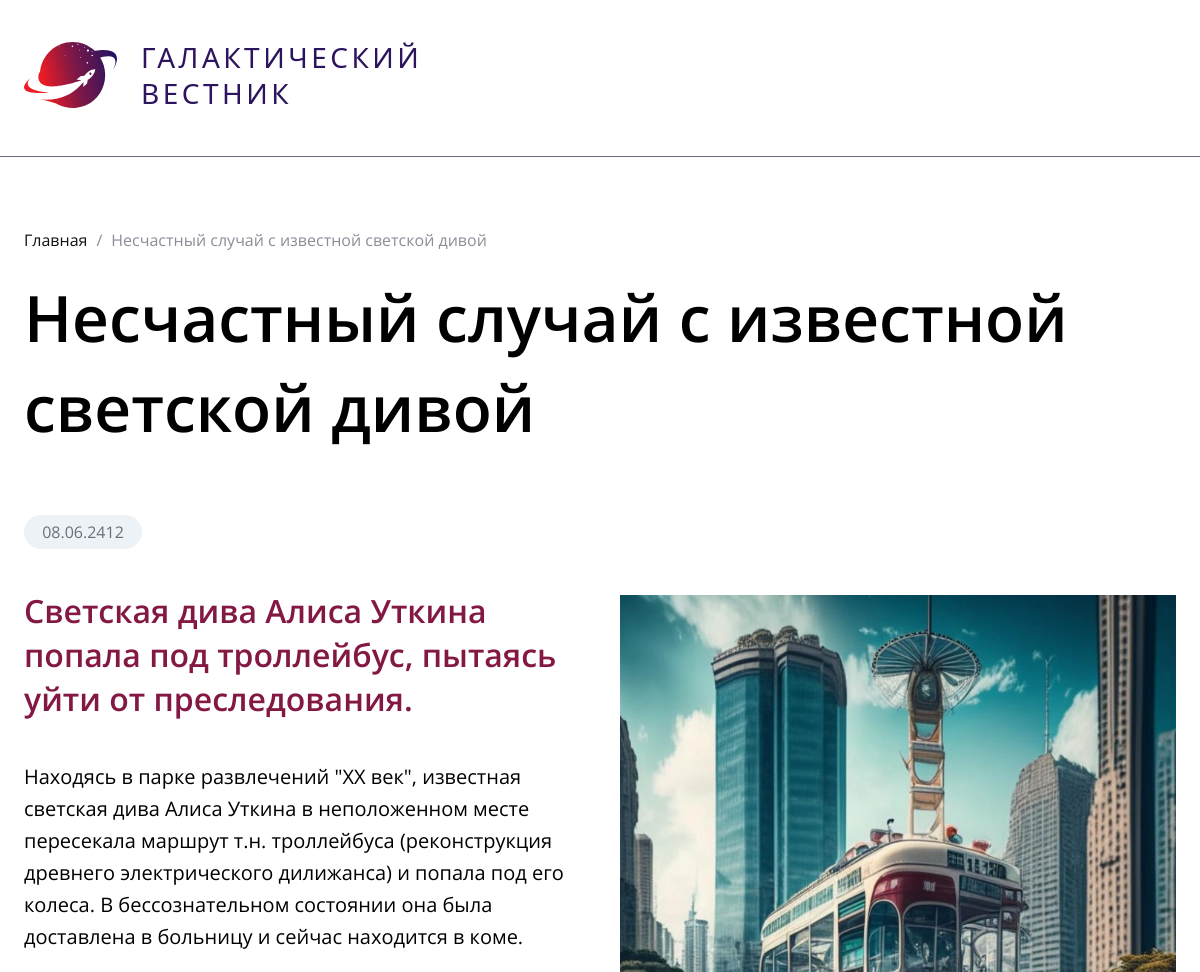
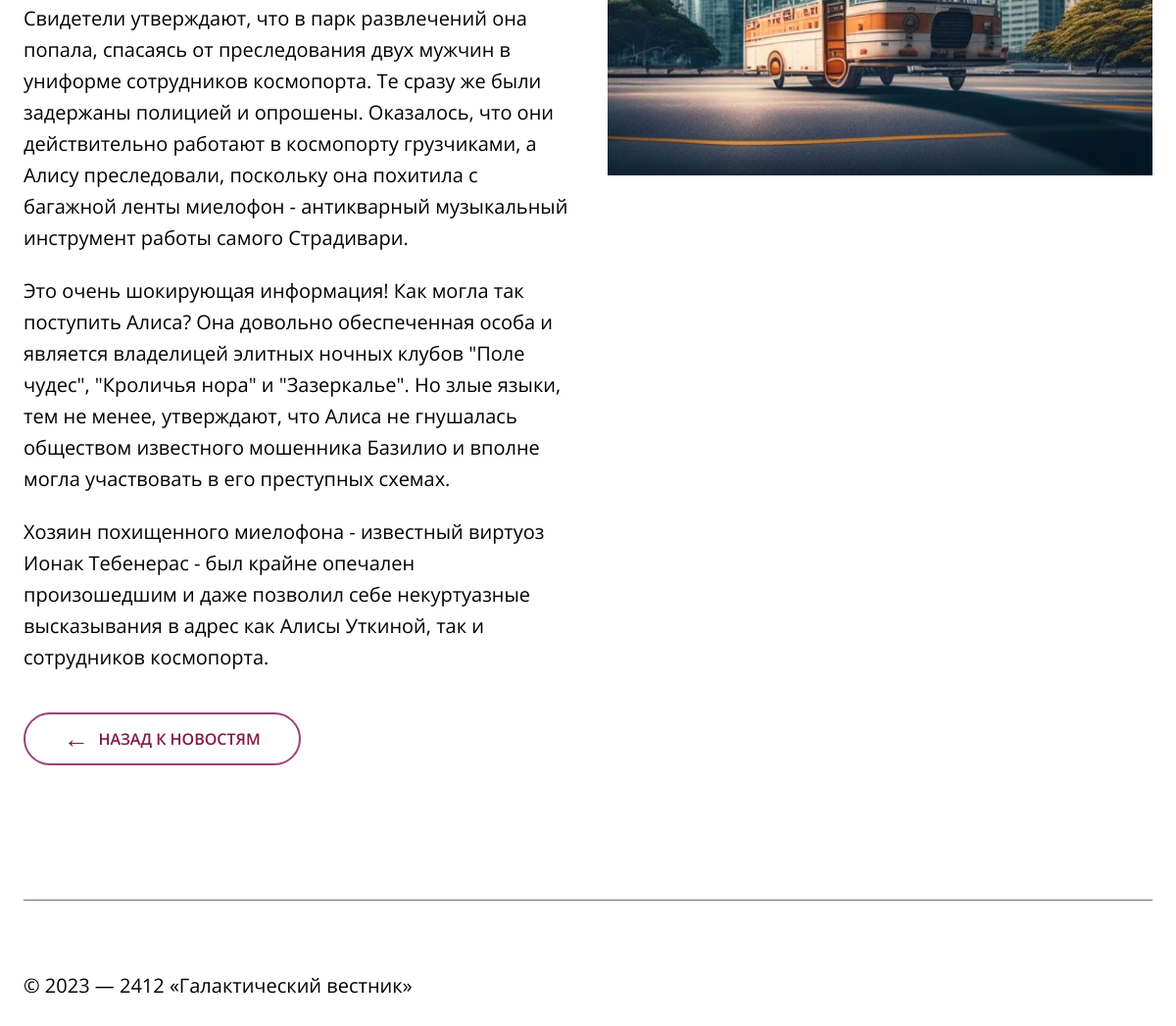
The app's page /?id=15 with its own data (2 pictures, top to bottom).
### tables this page shows
CREATE TABLE `news` (
  `id` int(11) unsigned NOT NULL AUTO_INCREMENT,
  `date` datetime NULL DEFAULT NULL,
  `title` varchar(250) NOT NULL DEFAULT '',
  `announce` text NULL DEFAULT NULL,
  `content` text NULL DEFAULT NULL,
  `image` varchar(250) NOT NULL DEFAULT '',
  PRIMARY KEY (`id`),
  KEY `id` (`id`),

  KEY `idx_news_date` (`date`));

### src/Core/View.php (called while the page is built, shortened)
<?php
final class View
{
  public static function render(string $template, array $data = []): void
  {
    extract($data, EXTR_SKIP);
    require dirname(__DIR__, 2) . '/views/' . $template . '.php';
    require dirname(__DIR__, 2) . '/views/layout.php';
  }
}

### src/Controller/NewsController.php (called while the page is built, shortened)
<?php
final class NewsController
{
  public function show(int $id): void
  {
    $article = $id > 0 ? $this->repository->find($id) : null;
    View::render('news/show', [
      'pageTitle' => $article->title . ' – Галактический вестник',
      'article' => $article,
    ]);
  }
}

### src/Model/NewsRepository.php (called while the page is built, shortened)
<?php
final readonly class NewsRepository implements NewsRepositoryInterface
{
  public function find(int $id): ?News
  {
    $statement = $this->database->prepare(
      'SELECT id, date, title, announce, content, image FROM news WHERE id = :id LIMIT 1'
    );
    $statement->execute(['id' => $id]);
    $row = $statement->fetch();
    return $row === false ? null : News::fromArray($row);
  }
}

### src/Model/News.php (called while the page is built, shortened)
<?php
final readonly class News
{
  public static function fromArray(array $row): self
  {
    $rawDate = $row['date'] ?? null;
    $date = null;
    if ($rawDate !== null) {
      $date = DateTimeImmutable::createFromFormat('!Y-m-d H:i:s', $rawDate);
      $dateErrors = DateTimeImmutable::getLastErrors();
    }
    return new self(
      (int) $row['id'],
      $date,
      (string) $row['title'],
      (string) ($row['announce'] ?? ''),
      (string) ($row['content'] ?? ''),
      (string) $row['image'],
    );
  }
}

### views/news/show.php (the view)
<article class="article container">
  <nav class="breadcrumbs" aria-label="Хлебные крошки">
    <a href="<?= e(url()) ?>">Главная</a><span>/</span><span><?= e($article->title) ?></span>
  </nav>
  <h1><?= e($article->title) ?></h1>
  <?php if ($article->date !== null): ?>
    <time class="article__date"
      datetime="<?= e(machineDate($article->date)) ?>"><?= e(formatDate($article->date)) ?></time>
  <?php else: ?>
    <span class="article__date">Дата не указана</span>
  <?php endif; ?>
  <div class="article__layout">
    <div class="article__body">
      <div class="article__announce"><?= safeArticleHtml($article->announce) ?></div>
      <div class="article__content"><?= safeArticleHtml($article->content) ?></div>
      <a class="button button--back" href="<?= e(url()) ?>"><span aria-hidden="true">←</span> Назад к новостям</a>
    </div>
    <figure class="article__image">
      <img src="images/<?= e(rawurlencode($article->image)) ?>"
        alt="Иллюстрация к новости &laquo;<?= e($article->title) ?>&raquo;">
    </figure>
  </div>
</article>

### public/assets/css/style.css (style rules this page uses)
:root { --accent: #841844; --accent-border: #9b407a; --accent-hover: #841844; --ink: #000; --muted: #6c6e7b; --pill: #ecf2f5; --line: #6c6e7b; --container: 1520px; }
* { box-sizing: border-box; }
html { scroll-behavior: smooth; }
body { margin: 0; color: var(--ink); background: #fff; font-family: 'Open Sans', Arial, Helvetica, sans-serif; font-size: 20px; line-height: 1.6; }
a { color: inherit; }
img { display: block; max-width: 100%; }
.container { width: min(calc(100% - 48px), var(--container)); margin-inline: auto; }
.news-card time, .article > time { min-width: 118px; min-height: 34px; padding: 6px 18px; border-radius: 20px; display: inline-flex; align-items: center; justify-content: center; color: var(--muted); background: var(--pill); font-size: 16px; line-height: 22px; }
.button { min-width: 214px; min-height: 54px; margin-top: 0; padding: 14px 40px; border: 2px solid var(--accent-border); border-radius: 50px; display: inline-flex; align-items: center; justify-content: center; gap: 10px; color: var(--accent); background: #fff; font-size: 16px; font-weight: 600; line-height: 22px; text-decoration: none; text-transform: uppercase; white-space: nowrap; transition: color 0.18s, background 0.18s; }
.button span { width: 25px; height: 22px; display: inline-flex; align-items: center; justify-content: center; font-size: 25px; font-weight: 400; line-height: 0; transform: translateY(-1px); }
.article { padding-top: 72px; }
.breadcrumbs { display: flex; align-items: center; gap: 9px; color: #8b8d99; font-size: 16px; line-height: 22px; }
.breadcrumbs a { color: #111; text-decoration: none; }
.article h1 { margin: 22px 0 63px; font-size: 64px; font-weight: 600; line-height: 1.4; }
.article__layout { margin-top: 40px; display: grid; grid-template-columns: repeat(2, minmax(0, 1fr)); gap: 40px; align-items: start; }
.article__body { display: flex; flex-direction: column; align-items: flex-start; }
.article__announce { color: var(--accent); font-size: 32px; font-weight: 600; line-height: 1.375; }
.article__content { display: flex; flex-direction: column; gap: 22px; font-size: 20px; line-height: 1.6; }
.article__image { margin: 6px 0 0; align-self: start; }
.article__image img { width: 100%; height: auto; }
.button--back { width: 283px; min-width: 283px; margin-top: 40px; }
.button--back span { font-size: 26px; }

### records on screen
news: title "Несчастный случай с известной светской дивой", image (picture)

### other values on screen
formatDate($article->date) "08.06.2412"
$escaped "Светская дива Алиса Уткина попала под троллейбус, пытаясь уйти от преследования."
